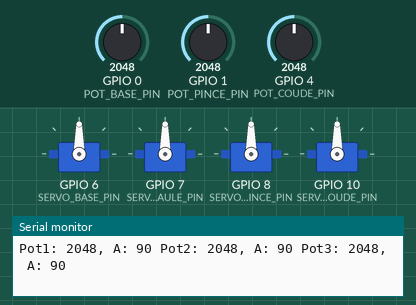
Simulated run of this sketch. Board: ESP32. Shown: 4 × servo, the last lines printed to the serial monitor. Inputs (shaded band) come from the test bench; at power-on: GPIO 0 (POT_BASE_PIN) = 2048, GPIO 1 (POT_PINCE_PIN) = 2048, GPIO 4 (POT_COUDE_PIN) = 2048.

Above: at 2.2 s.
2.3 s: GPIO 0 (POT_BASE_PIN) set to 2866
At 2.8 s:
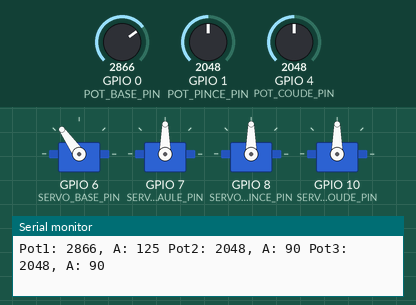
3.8 s: GPIO 1 (POT_PINCE_PIN) set to 2866
At 4.7 s:
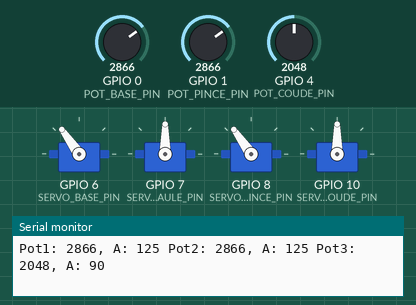
5.3 s: GPIO 4 (POT_COUDE_PIN) set to 2866
At 6.0 s:
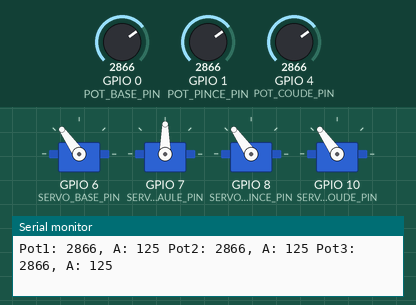
6.8 s: GPIO 0 (POT_BASE_PIN) set to 3603
At 7.9 s:
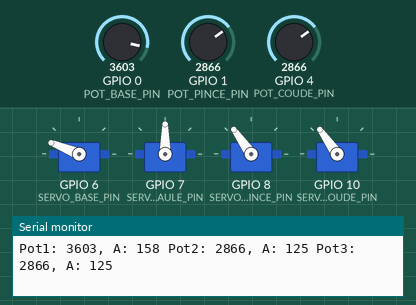
8.3 s: GPIO 1 (POT_PINCE_PIN) set to 3603
At 9.1 s:
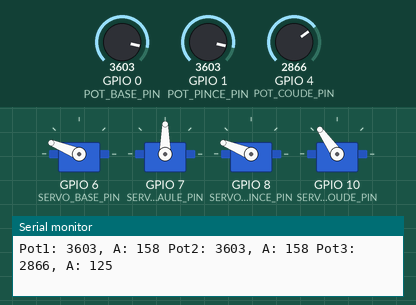
9.8 s: GPIO 4 (POT_COUDE_PIN) set to 3603
At 11.1 s:
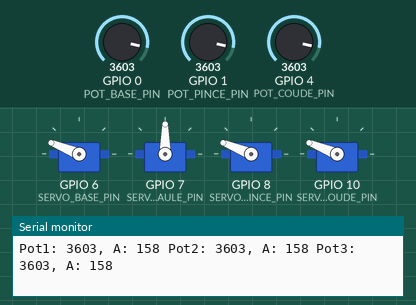
Timing chart, 0 to 12.3 s (numbered marks = the images above; inputs shaded):
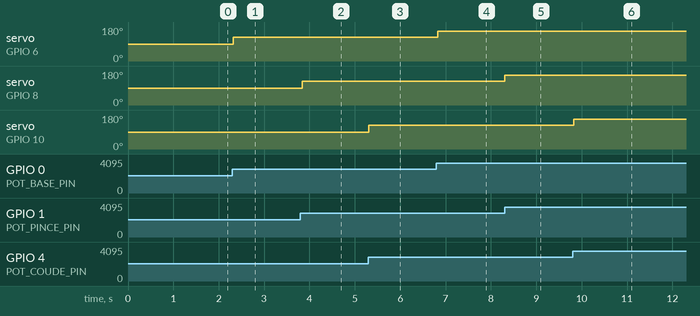

The sketch:

CampsTI_Defi1.ino
```cpp
// Ajout des bibliothèques de code nécessaire
// Benjamin Roy
#include <Arduino.h>  // Bibliothèque de base Arduino/ESP32
#include <ESP32Servo.h> // Bibliothèque pour le contrôle des moteurs

// Déclaration des PINs utilisées (voir schéma électrique)
#define POT_BASE_PIN 0
#define POT_PINCE_PIN 1
#define POT_COUDE_PIN 4
#define SERVO_BASE_PIN 6
#define SERVO_EPAULE_PIN 7
#define SERVO_PINCE_PIN 8
#define SERVO_COUDE_PIN 10

// Définition de l'objet Servo pour les servos
Servo BaseServo;
Servo EpauleServo;
Servo PinceServo;
Servo CoudeServo;

void setup() {
  // Initialise la communication USB avec l'ordinateur
  Serial.begin(115200);
  delay(1000); // Delai d'une seconde

  // Initialise l'entrée (INPUT) pour lire la valeur des potentiomètre
  pinMode(POT_BASE_PIN, INPUT);
  pinMode(POT_PINCE_PIN, INPUT);
  pinMode(POT_COUDE_PIN, INPUT);


  // Initialise le moteur de la pince
  BaseServo.attach(SERVO_BASE_PIN);
  EpauleServo.attach(SERVO_EPAULE_PIN);
  PinceServo.attach(SERVO_PINCE_PIN);
  CoudeServo.attach(SERVO_COUDE_PIN);
}

void loop() {
  // Variable de commande moteur
  int pot1_cmd = 0;
  int pot2_cmd = 0;
  int pot3_cmd = 0;

  // Lecture de la valeur du capteur
  int pot1Value = analogRead(POT_BASE_PIN);
  int pot2Value = analogRead(POT_PINCE_PIN);
  int pot3Value = analogRead(POT_COUDE_PIN);

  // Limiter l'action entre 0 et 180 degrés du moteur
  pot1_cmd = map(pot1Value, 0, 4095, 0, 180);
  pot2_cmd = map(pot2Value, 0, 4095, 0, 180);
  pot3_cmd = map(pot3Value, 0, 4095, 0, 180);

  // Afficher les valeurs sur le moniteur série
  Serial.println("Pot1: " + String(pot1Value) + ", A: " + String(pot1_cmd) + " Pot2: " + String(pot2Value) + ", A: " + String(pot2_cmd) + " Pot3: " + String(pot3Value) + ", A: " + String(pot3_cmd));

  // Envoie de la commande moteur
  BaseServo.write(pot1_cmd);
  PinceServo.write(pot2_cmd);
  CoudeServo.write(pot3_cmd);
  delay(50);
}


/*
Mission supplémentaire : Ajoute l'épaule et le coude !

Maintenant que tu as réussi à faire bouger la base, ton objectif est de modifier ce
code pour ajouter 2 autres potentiomètres (POT_EPAULE_PIN sur la broche
1, et POT_COUDE_PIN sur la broche 3). Sers-toi de l’exemple de la base pour
déclarer tes moteurs, les attacher dans le Setup, et lire leurs valeurs dans la Loop !
*/
```

Measured:
- after the input at 2.3 s, servo on GPIO 6 (SERVO_BASE_PIN): 90° → 125° at once
- after the input at 3.8 s, servo on GPIO 8 (SERVO_PINCE_PIN): 90° → 125° at once
- after the input at 5.3 s, servo on GPIO 10 (SERVO_COUDE_PIN): 90° → 125° at once
- after the input at 6.8 s, servo on GPIO 6 (SERVO_BASE_PIN): 125° → 158° at once
- after the input at 8.3 s, servo on GPIO 8 (SERVO_PINCE_PIN): 125° → 158° at once
- after the input at 9.8 s, servo on GPIO 10 (SERVO_COUDE_PIN): 125° → 158° at once
